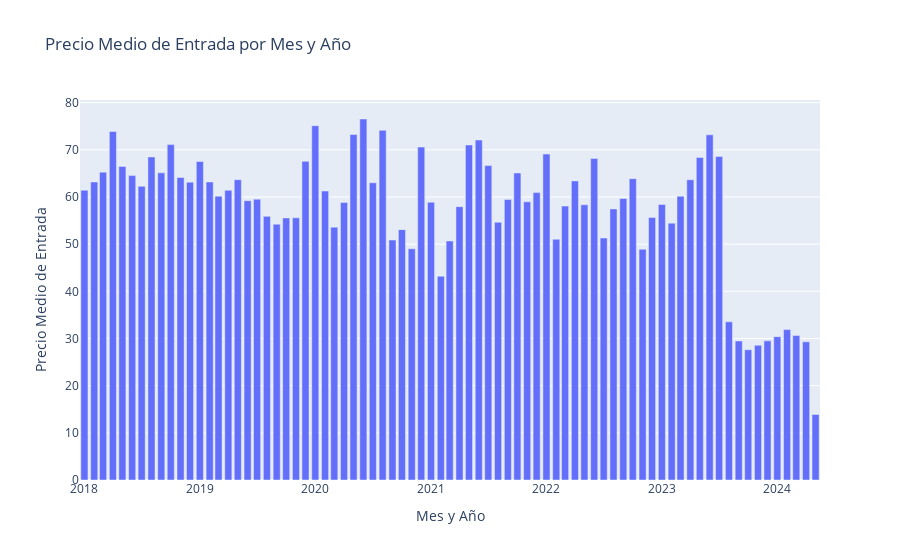

Notebook code cell kept with this figure:
### Code cell
month_entradas = df.groupby('YearMonth')[['Precio medio']].mean().reset_index()

# Crear gráfico de barras para PRECIO_MEDIO_ENTRADA
fig = px.bar(month_entradas, x='YearMonth', y='Precio medio', title='Precio Medio de Entrada por Mes y Año',
             labels={'YearMonth': 'Mes y Año', 'Precio medio': 'Precio Medio de Entrada'})

fig.show()

### Figure 1 — Plotly figure (JSON) as saved in the notebook; plotly's stock layout.template omitted (floating-point values rounded to 4 significant figures)
{"data": [{"alignmentgroup": "True", "hovertemplate": "Mes y Año=%{x}<br>Precio Medio de Entrada=%{y}<extra></extra>", "legendgroup": "", "marker": {"color": "#636efa", "pattern": {"shape": ""}}, "name": "", "offsetgroup": "", "orientation": "v", "showlegend": false, "textposition": "auto", "type": "bar", "x": ["2018-01", "2018-02", "2018-03", "2018-04", "2018-05", "2018-06", "2018-07", "2018-08", "2018-09", "2018-10", "2018-11", "2018-12", "2019-01", "2019-02", "2019-03", "2019-04", "2019-05", "2019-06", "2019-07", "2019-08", "2019-09", "2019-10", "2019-11", "2019-12", "2020-01", "2020-02", "2020-03", "2020-04", "2020-05", "2020-06", "2020-07", "2020-08", "2020-09", "2020-10", "2020-11", "2020-12", "2021-01", "2021-02", "2021-03", "2021-04", "2021-05", "2021-06", "2021-07", "2021-08", "2021-09", "2021-10", "2021-11", "2021-12", "2022-01", "2022-02", "2022-03", "2022-04", "2022-05", "2022-06", "2022-07", "2022-08", "2022-09", "2022-10", "2022-11", "2022-12", "2023-01", "2023-02", "2023-03", "2023-04", "2023-05", "2023-06", "2023-07", "2023-08", "2023-09", "2023-10", "2023-11", "2023-12", "2024-01", "2024-02", "2024-03", "2024-04", "2024-05"], "xaxis": "x", "y": [61.44, 63.17, 65.26, 73.88, 66.49, 64.54, 62.27, 68.5, 65.12, 71.11, 64.12, 63.15, 67.53, 63.18, 60.18, 61.43, 63.67, 59.22, 59.54, 55.9, 54.24, 55.57, 55.58, 67.56, 75.11, 61.26, 53.61, 58.85, 73.24, 76.54, 63.01, 74.13, 50.88, 53.08, 49.03, 70.59, 58.9, 43.19, 50.67, 57.95, 71.03, 72.07, 66.66, 54.65, 59.47, 65.1, 58.98, 60.93, 69.1, 51.05, 58.07, 63.42, 58.35, 68.15, 51.3, 57.48, 59.69, 63.88, 48.91, 55.64, 58.42, 54.46, 60.16, 63.66, 68.38, 73.18, 68.6, 33.53, 29.47, 27.61, 28.58, 29.5, 30.4, 31.88, 30.62, 29.29, 13.89], "yaxis": "y"}], "layout": {"barmode": "relative", "legend": {"tracegroupgap": 0}, "title": {"text": "Precio Medio de Entrada por Mes y Año"}, "xaxis": {"anchor": "y", "domain": [0, 1], "title": {"text": "Mes y Año"}}, "yaxis": {"anchor": "x", "domain": [0, 1], "title": {"text": "Precio Medio de Entrada"}}}}
